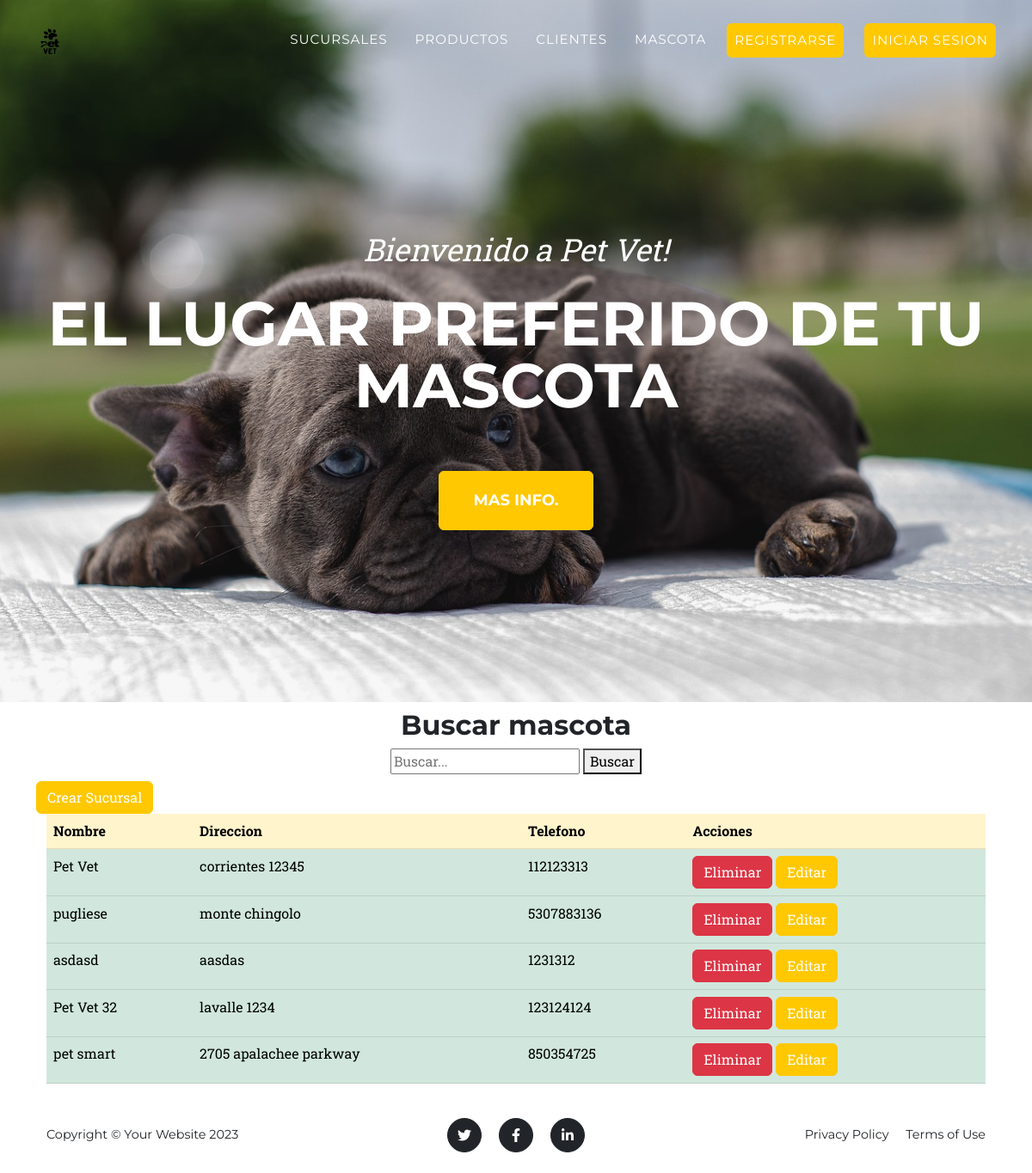
The app's page /sucursal/, older data.
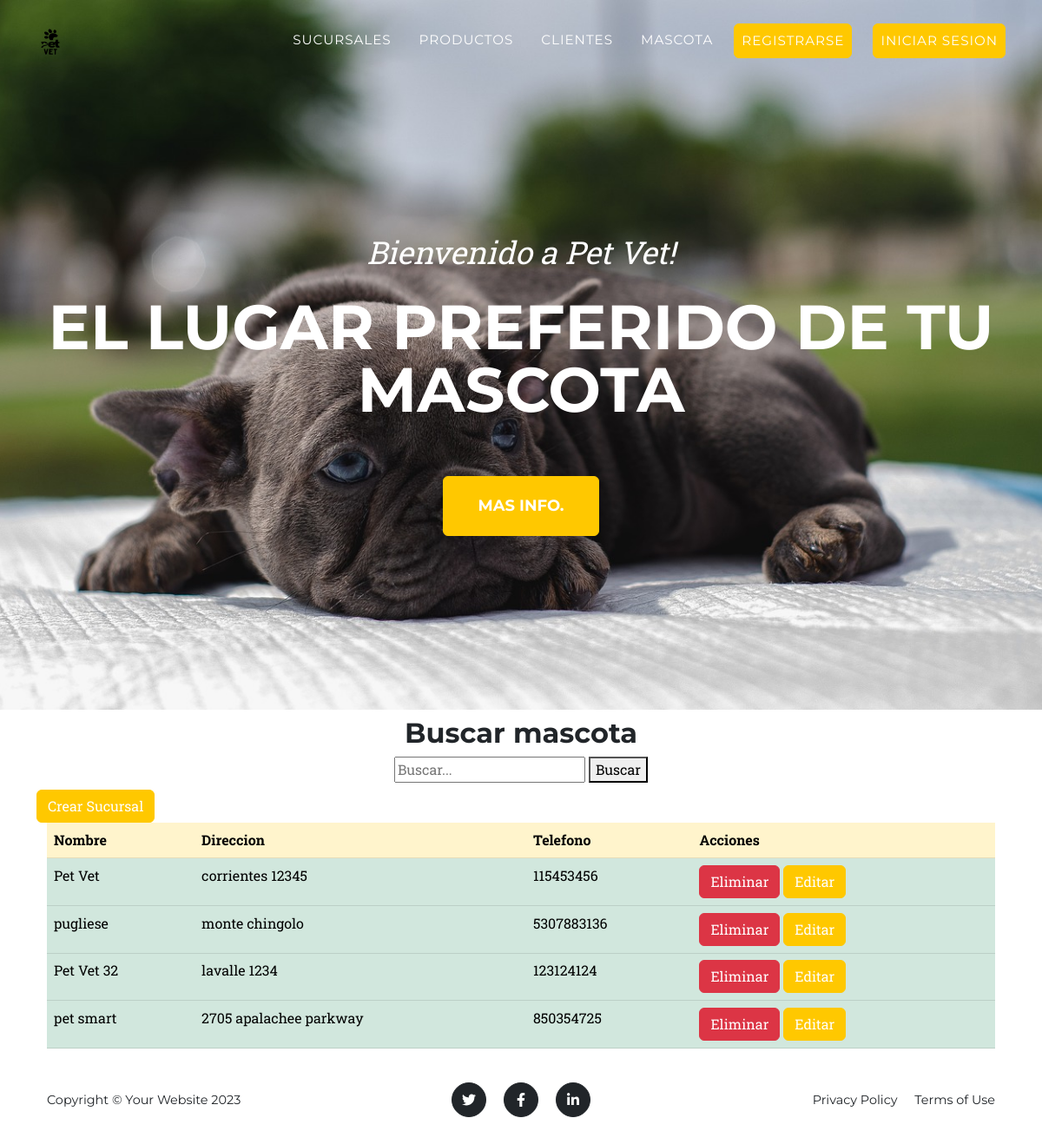
The same page, newer data.
### app_vete/models.py (models this page shows, shortened)
class Sucursal(models.Model):
    nombre = models.CharField(max_length=100)
    direccion = models.CharField(max_length=255)
    telefono = models.CharField(max_length=20)

### app_vete/views.py (the view)
# urls.py: path('sucursal/', views.sucursal, name = "sucursal"),
def sucursal(request):
    query = request.GET.get('q')
    if query:
        sucursales = Sucursal.objects.filter(Q(nombre__icontains=query) | Q(direccion__icontains=query) | Q(telefono__icontains=query))
    else:
        sucursales = Sucursal.objects.all()
    return render(request,"app_vete/sucursal.html", {"sucursales": sucursales})

### app_vete/templates/app_vete/sucursal.html (shortened to what this page needs)
{% extends "app_vete/base.html" %}
{% load static %}
{% block content %}
<div class ="container">
  <h2 class="text-center mt-2">Buscar mascota</h2>
  <div class="d-flex flex-column align-items-center mb-2">
      <form action="" method="GET">
          <input type="text" name="q" placeholder="Buscar..." required>
          <button type="submit">Buscar</button>
      </form>
  </div>
  <a href="{% url 'sucursal-form' %}" class="btn btn-primary">Crear Sucursal</a>
<div class ="container">
    <table class="table">
        <thead>
          <tr table class="table-primary">
            <th scope="col">Nombre</th>
            <th scope="col">Direccion</th>
            <th scope="col">Telefono</th>
            <th scope="col">Acciones</th>
          </tr>
        </thead>
        <tbody>
            {% for sucursales in sucursales %}
          <tr table class="table-success">
            <td>{{ sucursales.nombre }}</td>
            <td>{{ sucursales.direccion }}</td>
            <td>{{ sucursales.telefono }}</td>
            <td>
              <a class="btn btn-danger" href = "{% url 'delete-sucursal' sucursales.id %}">Eliminar</a>
              <a class="btn btn-warning" href = "{% url 'editar-sucursal' sucursales.id %}">Editar</a>
            </td>
          </tr>
          <tr>
            {% endfor %}
        </tbody>
      </table>
</div>
{% endblock %}

Row changes from the older to the newer data that the page shows:
removed Sucursal: nombre "asdasd", direccion "aasdas", telefono "1231312"
changed Sucursal "Pet Vet": telefono "112123313" → "115453456"
